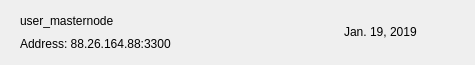
<?xml version="1.0" encoding="UTF-8"?>
<ui version="4.0">
 <class>MNRow</class>
 <widget class="QWidget" name="MNRow">
  <property name="geometry">
   <rect>
    <x>0</x>
    <y>0</y>
    <width>475</width>
    <height>65</height>
   </rect>
  </property>
  <property name="windowTitle">
   <string>Form</string>
  </property>
  <property name="styleSheet">
   <string notr="true"/>
  </property>
  <layout class="QVBoxLayout" name="verticalLayout_2">
   <property name="spacing">
    <number>0</number>
   </property>
   <property name="leftMargin">
    <number>20</number>
   </property>
   <property name="topMargin">
    <number>0</number>
   </property>
   <property name="rightMargin">
    <number>20</number>
   </property>
   <property name="bottomMargin">
    <number>0</number>
   </property>
   <item>
    <widget class="QFrame" name="frame_2">
     <property name="styleSheet">
      <string notr="true">border:none;</string>
     </property>
     <property name="frameShape">
      <enum>QFrame::StyledPanel</enum>
     </property>
     <property name="frameShadow">
      <enum>QFrame::Raised</enum>
     </property>
     <layout class="QHBoxLayout" name="horizontalLayout">
      <property name="leftMargin">
       <number>0</number>
      </property>
      <property name="rightMargin">
       <number>0</number>
      </property>
      <item>
       <widget class="QFrame" name="frame">
        <property name="styleSheet">
         <string notr="true">border:none;padding:0px;</string>
        </property>
        <property name="frameShape">
         <enum>QFrame::StyledPanel</enum>
        </property>
        <property name="frameShadow">
         <enum>QFrame::Raised</enum>
        </property>
        <layout class="QVBoxLayout" name="verticalLayout">
         <property name="spacing">
          <number>0</number>
         </property>
         <property name="leftMargin">
          <number>0</number>
         </property>
         <property name="topMargin">
          <number>0</number>
         </property>
         <property name="rightMargin">
          <number>0</number>
         </property>
         <property name="bottomMargin">
          <number>0</number>
         </property>
         <item>
          <widget class="QLabel" name="labelName">
           <property name="text">
            <string>user_masternode</string>
           </property>
          </widget>
         </item>
         <item>
          <widget class="QLabel" name="labelAddress">
           <property name="text">
            <string>Address: 88.26.164.88:3300</string>
           </property>
          </widget>
         </item>
        </layout>
       </widget>
      </item>
      <item>
       <spacer name="horizontalSpacer">
        <property name="orientation">
         <enum>Qt::Horizontal</enum>
        </property>
        <property name="sizeHint" stdset="0">
         <size>
          <width>40</width>
          <height>20</height>
         </size>
        </property>
       </spacer>
      </item>
      <item>
       <widget class="QLabel" name="labelDate">
        <property name="text">
         <string>Jan. 19, 2019</string>
        </property>
       </widget>
      </item>
      <item>
       <widget class="QPushButton" name="pushButtonMenu">
        <property name="styleSheet">
         <string notr="true">border:none; background-color:transparent; padding:0px;</string>
        </property>
        <property name="text">
         <string/>
        </property>
        <property name="icon">
         <iconset>
          <normaloff>:/ic-menu-hover</normaloff>:/ic-menu-hover</iconset>
        </property>
        <property name="iconSize">
         <size>
          <width>24</width>
          <height>24</height>
         </size>
        </property>
       </widget>
      </item>
     </layout>
    </widget>
   </item>
   <item>
    <widget class="QLabel" name="lblDivisory">
     <property name="minimumSize">
      <size>
       <width>0</width>
       <height>1</height>
      </size>
     </property>
     <property name="maximumSize">
      <size>
       <width>16777215</width>
       <height>1</height>
      </size>
     </property>
     <property name="text">
      <string/>
     </property>
     <property name="alignment">
      <set>Qt::AlignBottom|Qt::AlignLeading|Qt::AlignLeft</set>
     </property>
    </widget>
   </item>
  </layout>
 </widget>
 <resources/>
 <connections/>
</ui>
